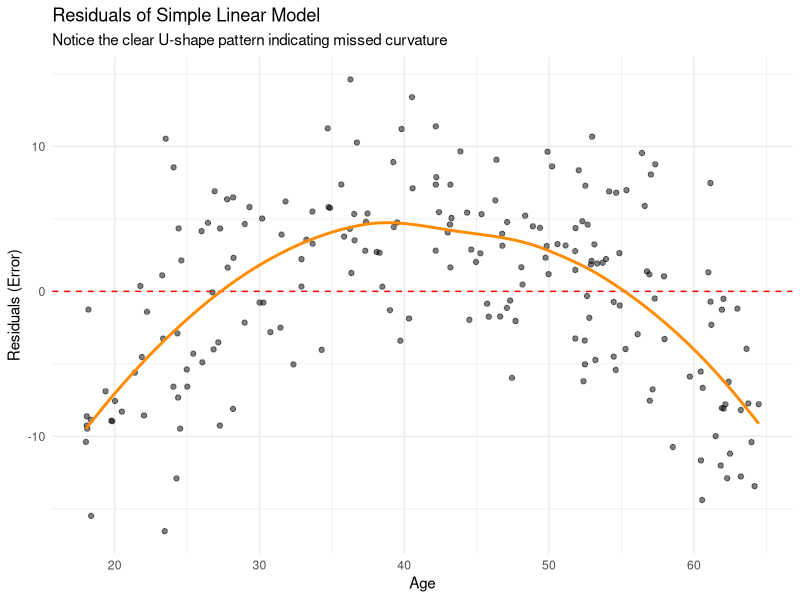
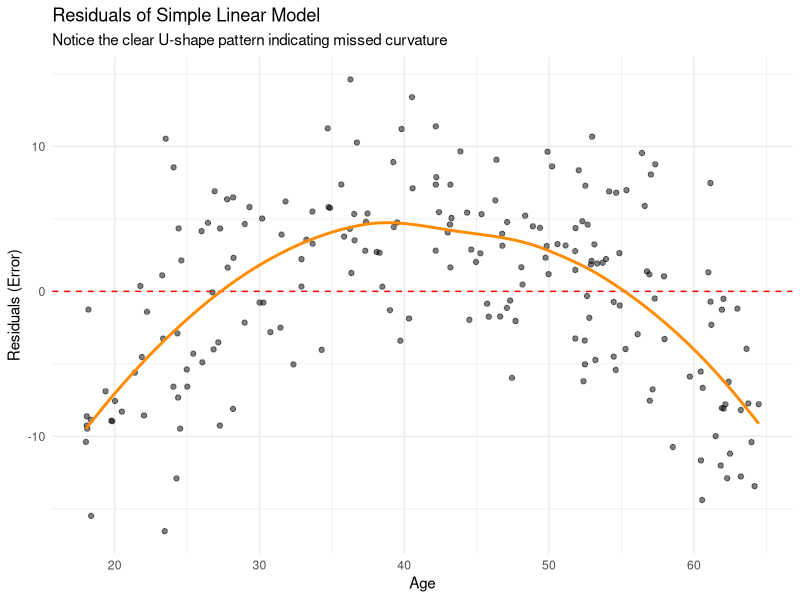
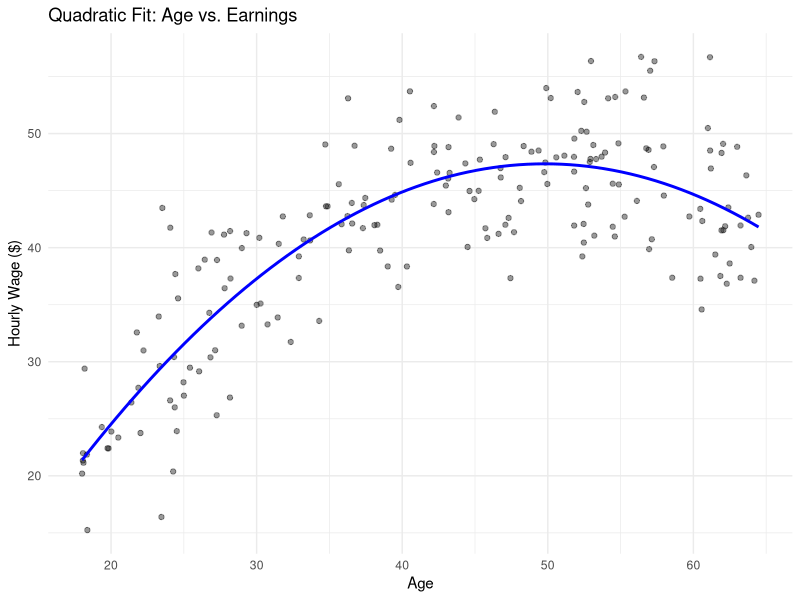
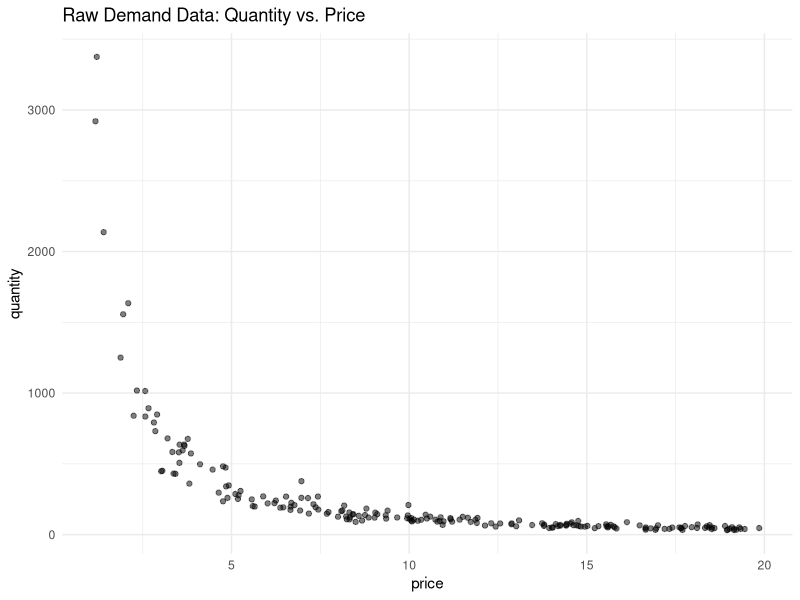
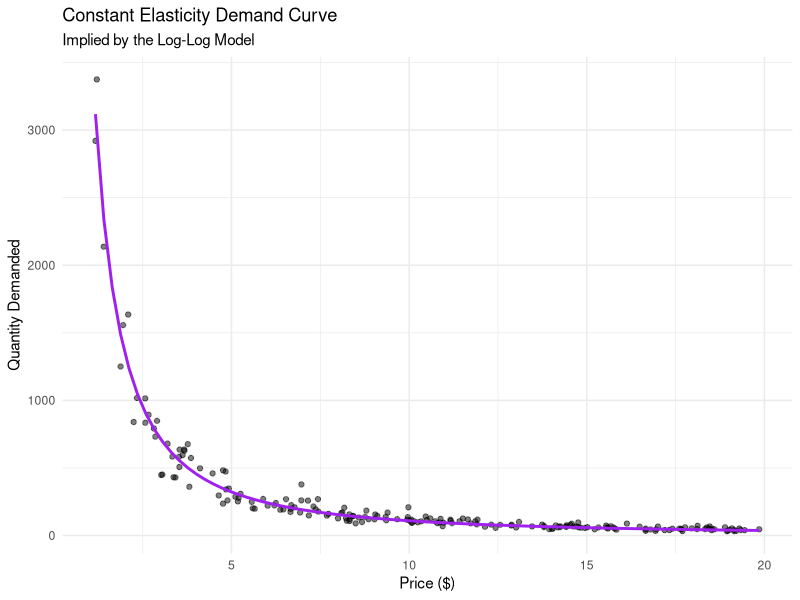

R code for these plots, in order:
## ---- chunk 1
knitr::opts_chunk$set(echo = TRUE, warning = FALSE, message = FALSE)
## ---- chunk 2
# Load libraries
library(tidyverse)
library(broom)

# Set seed for reproducibility
set.seed(42)

# Simulate Wage Data (Quadratic relationship)
age <- runif(200, 18, 65)
wage <- -15 + 2.5 * age - 0.025 * age^2 + rnorm(200, 0, 5)
df_wages <- data.frame(age, wage)

# Simulate Retail Data (Log-Log / Constant Elasticity relationship)
price <- runif(200, 1, 20)
# True elasticity is -1.5
quantity <- exp(8.2 - 1.5 * log(price) + rnorm(200, 0, 0.2))
df_retail <- data.frame(price, quantity)

## ---- chunk 3
# Run the simple linear model
model_linear <- lm(wage ~ age, data = df_wages)

# View the results
tidy(model_linear)
## ---- chunk 4
# Add residuals to our dataset
df_wages <- df_wages %>% 
  mutate(resid_linear = resid(model_linear))

# Plot the residuals
ggplot(df_wages, aes(x = age, y = resid_linear)) +
  geom_point(alpha = 0.5) +
  geom_hline(yintercept = 0, color = "red", linetype = "dashed") +
  geom_smooth(se = FALSE, color = "darkorange") +
  theme_minimal() +
  labs(title = "Residuals of Simple Linear Model",
       subtitle = "Notice the clear U-shape pattern indicating missed curvature",
       y = "Residuals (Error)",
       x = "Age")
## ---- chunk 5
# Run the simple linear model
model_linear <- lm(wage ~ age, data = df_wages)

# View the results
tidy(model_linear)
## ---- chunk 6
# Add residuals to our dataset
df_wages <- df_wages %>% 
  mutate(resid_linear = resid(model_linear))

# Plot the residuals
ggplot(df_wages, aes(x = age, y = resid_linear)) +
  geom_point(alpha = 0.5) +
  geom_hline(yintercept = 0, color = "red", linetype = "dashed") +
  geom_smooth(se = FALSE, color = "darkorange") +
  theme_minimal() +
  labs(title = "Residuals of Simple Linear Model",
       subtitle = "Notice the clear U-shape pattern indicating missed curvature",
       y = "Residuals (Error)",
       x = "Age")

## ---- chunk 7
# Run the quadratic model
model_quad <- lm(wage ~ age + I(age^2), data = df_wages)

# View the results
tidy(model_quad)
## ---- chunk 8
# Plotting the raw data with a quadratic fit overlay
ggplot(df_wages, aes(x = age, y = wage)) +
  geom_point(alpha = 0.4) +
  # We specify the formula inside geom_smooth to match our regression
  geom_smooth(method = "lm", formula = y ~ x + I(x^2), color = "blue", se = FALSE) +
  theme_minimal() +
  labs(title = "Quadratic Fit: Age vs. Earnings",
       x = "Age",
       y = "Hourly Wage ($)")
## ---- chunk 9
ggplot(df_retail, aes(x = price, y = quantity)) +
  geom_point(alpha = 0.5) +
  theme_minimal() +
  labs(title = "Raw Demand Data: Quantity vs. Price")
## ---- chunk 10
# Run the Log-Log model
model_loglog <- lm(log(quantity) ~ log(price), data = df_retail)

# View the results
tidy(model_loglog)
## ---- chunk 11
# Run the Log-Log model
model_loglog <- lm(log(quantity) ~ log(price), data = df_retail)

# View the results
tidy(model_loglog)
## ---- chunk 12
# Plotting the constant elasticity curve
ggplot(df_retail, aes(x = price, y = quantity)) +
  geom_point(alpha = 0.5) +
  # This syntax tells ggplot to draw the log-log curve on the raw axes
  geom_smooth(method = "glm", 
              method.args = list(family = gaussian(link = "log")), 
              formula = y ~ log(x), 
              color = "purple", 
              se = FALSE) +
  theme_minimal() +
  labs(title = "Constant Elasticity Demand Curve",
       subtitle = "Implied by the Log-Log Model",
       x = "Price ($)",
       y = "Quantity Demanded")
## ---- chunk 13
